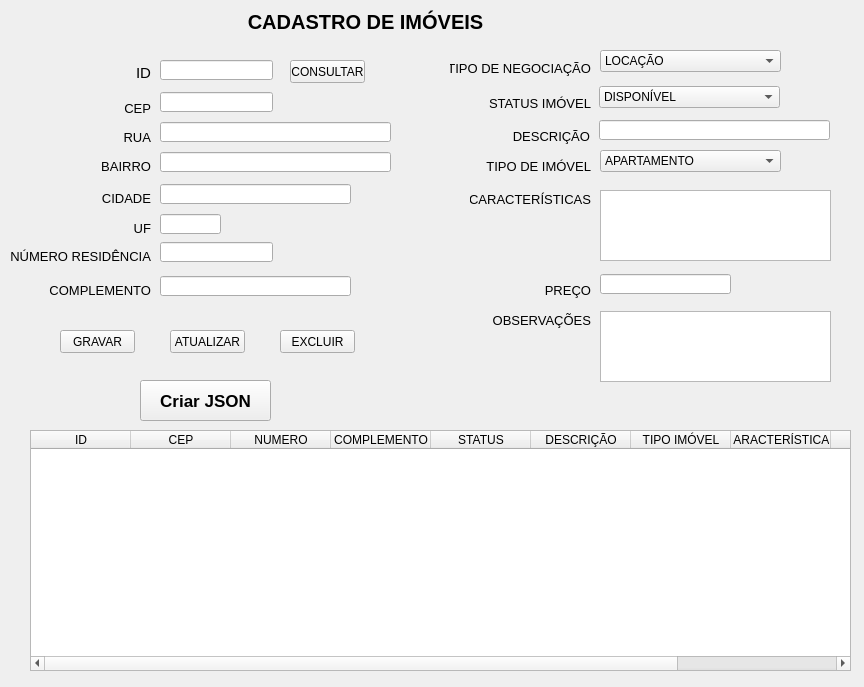
<?xml version="1.0" encoding="UTF-8"?>
<ui version="4.0">
 <class>MainWindow</class>
 <widget class="QMainWindow" name="MainWindow">
  <property name="geometry">
   <rect>
    <x>0</x>
    <y>0</y>
    <width>864</width>
    <height>687</height>
   </rect>
  </property>
  <property name="windowTitle">
   <string>Cadastro de Imóveis</string>
  </property>
  <widget class="QWidget" name="centralwidget">
   <widget class="QLabel" name="label">
    <property name="geometry">
     <rect>
      <x>0</x>
      <y>10</y>
      <width>731</width>
      <height>20</height>
     </rect>
    </property>
    <property name="font">
     <font>
      <pointsize>15</pointsize>
      <bold>true</bold>
     </font>
    </property>
    <property name="text">
     <string>CADASTRO DE IMÓVEIS</string>
    </property>
    <property name="alignment">
     <set>Qt::AlignHCenter|Qt::AlignTop</set>
    </property>
   </widget>
   <widget class="QLabel" name="label_2">
    <property name="geometry">
     <rect>
      <x>60</x>
      <y>63</y>
      <width>91</width>
      <height>20</height>
     </rect>
    </property>
    <property name="font">
     <font>
      <pointsize>11</pointsize>
     </font>
    </property>
    <property name="text">
     <string>ID</string>
    </property>
    <property name="alignment">
     <set>Qt::AlignRight|Qt::AlignTrailing|Qt::AlignVCenter</set>
    </property>
   </widget>
   <widget class="QTableWidget" name="tableWidget">
    <property name="geometry">
     <rect>
      <x>30</x>
      <y>430</y>
      <width>821</width>
      <height>241</height>
     </rect>
    </property>
    <column>
     <property name="text">
      <string>ID</string>
     </property>
    </column>
    <column>
     <property name="text">
      <string>CEP</string>
     </property>
    </column>
    <column>
     <property name="text">
      <string>NUMERO</string>
     </property>
    </column>
    <column>
     <property name="text">
      <string>COMPLEMENTO</string>
     </property>
    </column>
    <column>
     <property name="text">
      <string>STATUS</string>
     </property>
    </column>
    <column>
     <property name="text">
      <string>DESCRIÇÃO</string>
     </property>
    </column>
    <column>
     <property name="text">
      <string>TIPO IMÓVEL</string>
     </property>
    </column>
    <column>
     <property name="text">
      <string>CARACTERÍSTICAS</string>
     </property>
    </column>
    <column>
     <property name="text">
      <string>PREÇO</string>
     </property>
    </column>
    <column>
     <property name="text">
      <string>OBSERVAÇÕES</string>
     </property>
    </column>
   </widget>
   <widget class="QLineEdit" name="edID">
    <property name="geometry">
     <rect>
      <x>160</x>
      <y>60</y>
      <width>113</width>
      <height>20</height>
     </rect>
    </property>
    <property name="font">
     <font>
      <pointsize>11</pointsize>
     </font>
    </property>
   </widget>
   <widget class="QLabel" name="label_3">
    <property name="geometry">
     <rect>
      <x>100</x>
      <y>100</y>
      <width>51</width>
      <height>16</height>
     </rect>
    </property>
    <property name="font">
     <font>
      <pointsize>10</pointsize>
     </font>
    </property>
    <property name="text">
     <string>CEP</string>
    </property>
    <property name="alignment">
     <set>Qt::AlignRight|Qt::AlignTrailing|Qt::AlignVCenter</set>
    </property>
   </widget>
   <widget class="QLineEdit" name="edCEP">
    <property name="geometry">
     <rect>
      <x>160</x>
      <y>92</y>
      <width>113</width>
      <height>20</height>
     </rect>
    </property>
    <property name="font">
     <font>
      <pointsize>11</pointsize>
     </font>
    </property>
   </widget>
   <widget class="QLineEdit" name="edRua">
    <property name="geometry">
     <rect>
      <x>160</x>
      <y>122</y>
      <width>231</width>
      <height>20</height>
     </rect>
    </property>
    <property name="font">
     <font>
      <pointsize>11</pointsize>
     </font>
    </property>
   </widget>
   <widget class="QLabel" name="label_4">
    <property name="geometry">
     <rect>
      <x>100</x>
      <y>129</y>
      <width>51</width>
      <height>16</height>
     </rect>
    </property>
    <property name="font">
     <font>
      <pointsize>10</pointsize>
     </font>
    </property>
    <property name="text">
     <string>RUA</string>
    </property>
    <property name="alignment">
     <set>Qt::AlignRight|Qt::AlignTrailing|Qt::AlignVCenter</set>
    </property>
   </widget>
   <widget class="QLineEdit" name="edBairro">
    <property name="geometry">
     <rect>
      <x>160</x>
      <y>152</y>
      <width>231</width>
      <height>20</height>
     </rect>
    </property>
    <property name="font">
     <font>
      <pointsize>11</pointsize>
     </font>
    </property>
   </widget>
   <widget class="QLabel" name="label_5">
    <property name="geometry">
     <rect>
      <x>100</x>
      <y>158</y>
      <width>51</width>
      <height>16</height>
     </rect>
    </property>
    <property name="font">
     <font>
      <pointsize>10</pointsize>
     </font>
    </property>
    <property name="text">
     <string>BAIRRO</string>
    </property>
    <property name="alignment">
     <set>Qt::AlignRight|Qt::AlignTrailing|Qt::AlignVCenter</set>
    </property>
   </widget>
   <widget class="QLineEdit" name="edCidade">
    <property name="geometry">
     <rect>
      <x>160</x>
      <y>184</y>
      <width>191</width>
      <height>20</height>
     </rect>
    </property>
    <property name="font">
     <font>
      <pointsize>11</pointsize>
     </font>
    </property>
   </widget>
   <widget class="QLabel" name="label_6">
    <property name="geometry">
     <rect>
      <x>100</x>
      <y>190</y>
      <width>51</width>
      <height>16</height>
     </rect>
    </property>
    <property name="font">
     <font>
      <pointsize>10</pointsize>
     </font>
    </property>
    <property name="text">
     <string>CIDADE</string>
    </property>
    <property name="alignment">
     <set>Qt::AlignRight|Qt::AlignTrailing|Qt::AlignVCenter</set>
    </property>
   </widget>
   <widget class="QLineEdit" name="edUF">
    <property name="geometry">
     <rect>
      <x>160</x>
      <y>214</y>
      <width>61</width>
      <height>20</height>
     </rect>
    </property>
    <property name="font">
     <font>
      <pointsize>11</pointsize>
     </font>
    </property>
   </widget>
   <widget class="QLabel" name="label_7">
    <property name="geometry">
     <rect>
      <x>100</x>
      <y>220</y>
      <width>51</width>
      <height>16</height>
     </rect>
    </property>
    <property name="font">
     <font>
      <pointsize>10</pointsize>
     </font>
    </property>
    <property name="text">
     <string>UF</string>
    </property>
    <property name="alignment">
     <set>Qt::AlignRight|Qt::AlignTrailing|Qt::AlignVCenter</set>
    </property>
   </widget>
   <widget class="QLineEdit" name="edNumero">
    <property name="geometry">
     <rect>
      <x>160</x>
      <y>242</y>
      <width>113</width>
      <height>20</height>
     </rect>
    </property>
    <property name="font">
     <font>
      <pointsize>11</pointsize>
     </font>
    </property>
   </widget>
   <widget class="QLabel" name="label_8">
    <property name="geometry">
     <rect>
      <x>-20</x>
      <y>246</y>
      <width>171</width>
      <height>20</height>
     </rect>
    </property>
    <property name="font">
     <font>
      <pointsize>10</pointsize>
     </font>
    </property>
    <property name="text">
     <string>NÚMERO RESIDÊNCIA</string>
    </property>
    <property name="alignment">
     <set>Qt::AlignRight|Qt::AlignTrailing|Qt::AlignVCenter</set>
    </property>
   </widget>
   <widget class="QLineEdit" name="edComplemento">
    <property name="geometry">
     <rect>
      <x>160</x>
      <y>276</y>
      <width>191</width>
      <height>20</height>
     </rect>
    </property>
    <property name="font">
     <font>
      <pointsize>11</pointsize>
     </font>
    </property>
   </widget>
   <widget class="QLabel" name="label_9">
    <property name="geometry">
     <rect>
      <x>-20</x>
      <y>280</y>
      <width>171</width>
      <height>20</height>
     </rect>
    </property>
    <property name="font">
     <font>
      <pointsize>10</pointsize>
     </font>
    </property>
    <property name="text">
     <string>COMPLEMENTO</string>
    </property>
    <property name="alignment">
     <set>Qt::AlignRight|Qt::AlignTrailing|Qt::AlignVCenter</set>
    </property>
   </widget>
   <widget class="QLabel" name="label_10">
    <property name="geometry">
     <rect>
      <x>450</x>
      <y>60</y>
      <width>141</width>
      <height>16</height>
     </rect>
    </property>
    <property name="font">
     <font>
      <pointsize>10</pointsize>
     </font>
    </property>
    <property name="text">
     <string>TIPO DE NEGOCIAÇÃO</string>
    </property>
    <property name="alignment">
     <set>Qt::AlignRight|Qt::AlignTrailing|Qt::AlignVCenter</set>
    </property>
   </widget>
   <widget class="QComboBox" name="comboTipo">
    <property name="geometry">
     <rect>
      <x>600</x>
      <y>50</y>
      <width>181</width>
      <height>22</height>
     </rect>
    </property>
    <item>
     <property name="text">
      <string>LOCAÇÃO</string>
     </property>
    </item>
    <item>
     <property name="text">
      <string>VENDA</string>
     </property>
    </item>
   </widget>
   <widget class="QLabel" name="label_11">
    <property name="geometry">
     <rect>
      <x>450</x>
      <y>95</y>
      <width>141</width>
      <height>16</height>
     </rect>
    </property>
    <property name="font">
     <font>
      <pointsize>10</pointsize>
     </font>
    </property>
    <property name="text">
     <string>STATUS IMÓVEL</string>
    </property>
    <property name="alignment">
     <set>Qt::AlignRight|Qt::AlignTrailing|Qt::AlignVCenter</set>
    </property>
   </widget>
   <widget class="QComboBox" name="comboStatus">
    <property name="geometry">
     <rect>
      <x>599</x>
      <y>86</y>
      <width>181</width>
      <height>22</height>
     </rect>
    </property>
    <item>
     <property name="text">
      <string>DISPONÍVEL</string>
     </property>
    </item>
    <item>
     <property name="text">
      <string>LOCADO</string>
     </property>
    </item>
    <item>
     <property name="text">
      <string>VENDIDO</string>
     </property>
    </item>
   </widget>
   <widget class="QLineEdit" name="edDescricao">
    <property name="geometry">
     <rect>
      <x>599</x>
      <y>120</y>
      <width>231</width>
      <height>20</height>
     </rect>
    </property>
    <property name="font">
     <font>
      <pointsize>11</pointsize>
     </font>
    </property>
   </widget>
   <widget class="QLabel" name="label_12">
    <property name="geometry">
     <rect>
      <x>479</x>
      <y>126</y>
      <width>111</width>
      <height>20</height>
     </rect>
    </property>
    <property name="font">
     <font>
      <pointsize>10</pointsize>
     </font>
    </property>
    <property name="text">
     <string>DESCRIÇÃO</string>
    </property>
    <property name="alignment">
     <set>Qt::AlignRight|Qt::AlignTrailing|Qt::AlignVCenter</set>
    </property>
   </widget>
   <widget class="QLabel" name="label_13">
    <property name="geometry">
     <rect>
      <x>480</x>
      <y>156</y>
      <width>111</width>
      <height>20</height>
     </rect>
    </property>
    <property name="font">
     <font>
      <pointsize>10</pointsize>
     </font>
    </property>
    <property name="text">
     <string>TIPO DE IMÓVEL</string>
    </property>
    <property name="alignment">
     <set>Qt::AlignRight|Qt::AlignTrailing|Qt::AlignVCenter</set>
    </property>
   </widget>
   <widget class="QComboBox" name="comboTipoImovel">
    <property name="geometry">
     <rect>
      <x>600</x>
      <y>150</y>
      <width>181</width>
      <height>22</height>
     </rect>
    </property>
    <item>
     <property name="text">
      <string>APARTAMENTO</string>
     </property>
    </item>
    <item>
     <property name="text">
      <string>CASA</string>
     </property>
    </item>
    <item>
     <property name="text">
      <string>TERRENO</string>
     </property>
    </item>
   </widget>
   <widget class="QLabel" name="label_14">
    <property name="geometry">
     <rect>
      <x>470</x>
      <y>189</y>
      <width>121</width>
      <height>20</height>
     </rect>
    </property>
    <property name="font">
     <font>
      <pointsize>10</pointsize>
     </font>
    </property>
    <property name="text">
     <string>CARACTERÍSTICAS</string>
    </property>
    <property name="alignment">
     <set>Qt::AlignRight|Qt::AlignTrailing|Qt::AlignVCenter</set>
    </property>
   </widget>
   <widget class="QTextEdit" name="edCaract">
    <property name="geometry">
     <rect>
      <x>600</x>
      <y>190</y>
      <width>231</width>
      <height>71</height>
     </rect>
    </property>
   </widget>
   <widget class="QLineEdit" name="edPreco">
    <property name="geometry">
     <rect>
      <x>600</x>
      <y>274</y>
      <width>131</width>
      <height>20</height>
     </rect>
    </property>
    <property name="font">
     <font>
      <pointsize>11</pointsize>
     </font>
    </property>
   </widget>
   <widget class="QLabel" name="label_15">
    <property name="geometry">
     <rect>
      <x>480</x>
      <y>280</y>
      <width>111</width>
      <height>20</height>
     </rect>
    </property>
    <property name="font">
     <font>
      <pointsize>10</pointsize>
     </font>
    </property>
    <property name="text">
     <string>PREÇO</string>
    </property>
    <property name="alignment">
     <set>Qt::AlignRight|Qt::AlignTrailing|Qt::AlignVCenter</set>
    </property>
   </widget>
   <widget class="QTextEdit" name="edObs">
    <property name="geometry">
     <rect>
      <x>600</x>
      <y>311</y>
      <width>231</width>
      <height>71</height>
     </rect>
    </property>
   </widget>
   <widget class="QLabel" name="label_16">
    <property name="geometry">
     <rect>
      <x>470</x>
      <y>310</y>
      <width>121</width>
      <height>20</height>
     </rect>
    </property>
    <property name="font">
     <font>
      <pointsize>10</pointsize>
     </font>
    </property>
    <property name="text">
     <string>OBSERVAÇÕES</string>
    </property>
    <property name="alignment">
     <set>Qt::AlignRight|Qt::AlignTrailing|Qt::AlignVCenter</set>
    </property>
   </widget>
   <widget class="QPushButton" name="pushButton">
    <property name="geometry">
     <rect>
      <x>60</x>
      <y>330</y>
      <width>75</width>
      <height>23</height>
     </rect>
    </property>
    <property name="text">
     <string>GRAVAR</string>
    </property>
    <property name="flat">
     <bool>false</bool>
    </property>
   </widget>
   <widget class="QPushButton" name="pushButton_2">
    <property name="geometry">
     <rect>
      <x>170</x>
      <y>330</y>
      <width>75</width>
      <height>23</height>
     </rect>
    </property>
    <property name="text">
     <string>ATUALIZAR</string>
    </property>
   </widget>
   <widget class="QPushButton" name="pushButton_3">
    <property name="geometry">
     <rect>
      <x>280</x>
      <y>330</y>
      <width>75</width>
      <height>23</height>
     </rect>
    </property>
    <property name="text">
     <string>EXCLUIR</string>
    </property>
   </widget>
   <widget class="QPushButton" name="pushButton_4">
    <property name="geometry">
     <rect>
      <x>290</x>
      <y>60</y>
      <width>75</width>
      <height>23</height>
     </rect>
    </property>
    <property name="text">
     <string>CONSULTAR</string>
    </property>
   </widget>
   <widget class="QPushButton" name="pushButton_5">
    <property name="geometry">
     <rect>
      <x>140</x>
      <y>380</y>
      <width>131</width>
      <height>41</height>
     </rect>
    </property>
    <property name="font">
     <font>
      <pointsize>13</pointsize>
      <bold>true</bold>
      <underline>false</underline>
     </font>
    </property>
    <property name="text">
     <string>Criar JSON</string>
    </property>
   </widget>
  </widget>
 </widget>
 <resources/>
 <connections/>
</ui>
